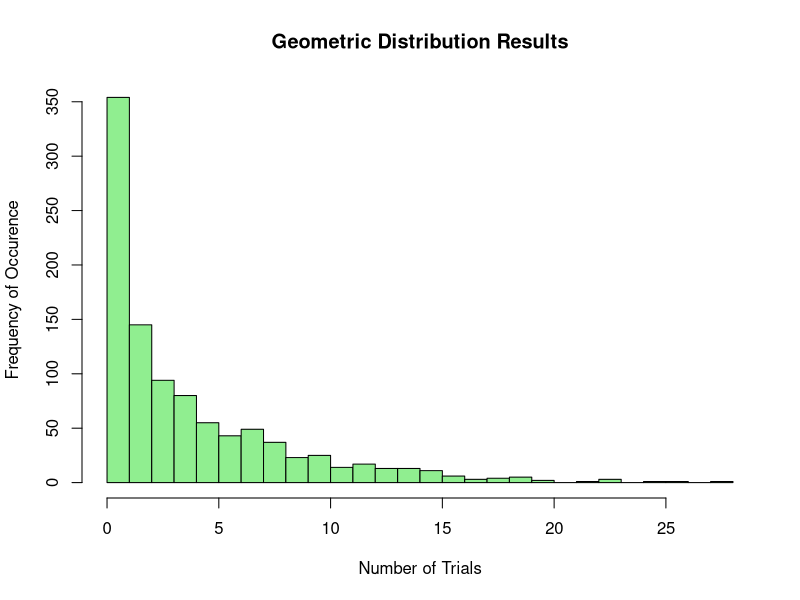

This figure's R source:
## ---- chunk 1
p_success <- 0.2
x <- rgeom(1000, p_success)

mean_x <- mean(x)
var_x <- var(x)
sd_x <- sd(x)
first_success <- which.min(x)

cat("Number of trials required to have first success: ", first_success, "\n")
cat("Mean (in 2 decimal places): ", round((mean_x),2), "\n")
cat("Variance (in 2 decimal places): ", round((var_x),2), "\n")
cat("Standard Deviation (in 2 decimal places): ", round((sd_x),2), "\n")




## ---- chunk 2
hist(x, main = "Geometric Distribution Results", xlab = "Number of Trials", ylab = "Frequency of Occurence", breaks = 20, col="lightgreen")
## ---- chunk 3
#Probability of getting more than 10% defective, 
#in this case, atleast 1 defective in 10 grabs

Nbox1 <- 40       
Def <- 0.1 * Nbox1  
sample <- 10      

# Probability of getting more than 10% defectives
box_of_40 <- 1 - phyper(0.1 * sample, Def, Nbox1 - Def, sample)
cat("The probability of getting more than 10% defects in a box of 40 is: ", box_of_40*100,"%\n")

#Probaiblity in box of 5000
Nbox2 <- 5000
Def2 <- 0.1 *Nbox2
box_of_5000 <- 1 - phyper(0.1 * sample, Def2, Nbox2 - Def2, sample)
cat("The probability of getting more than 10% defects in a box of 5000 is: ", box_of_5000*100,"%\n")
